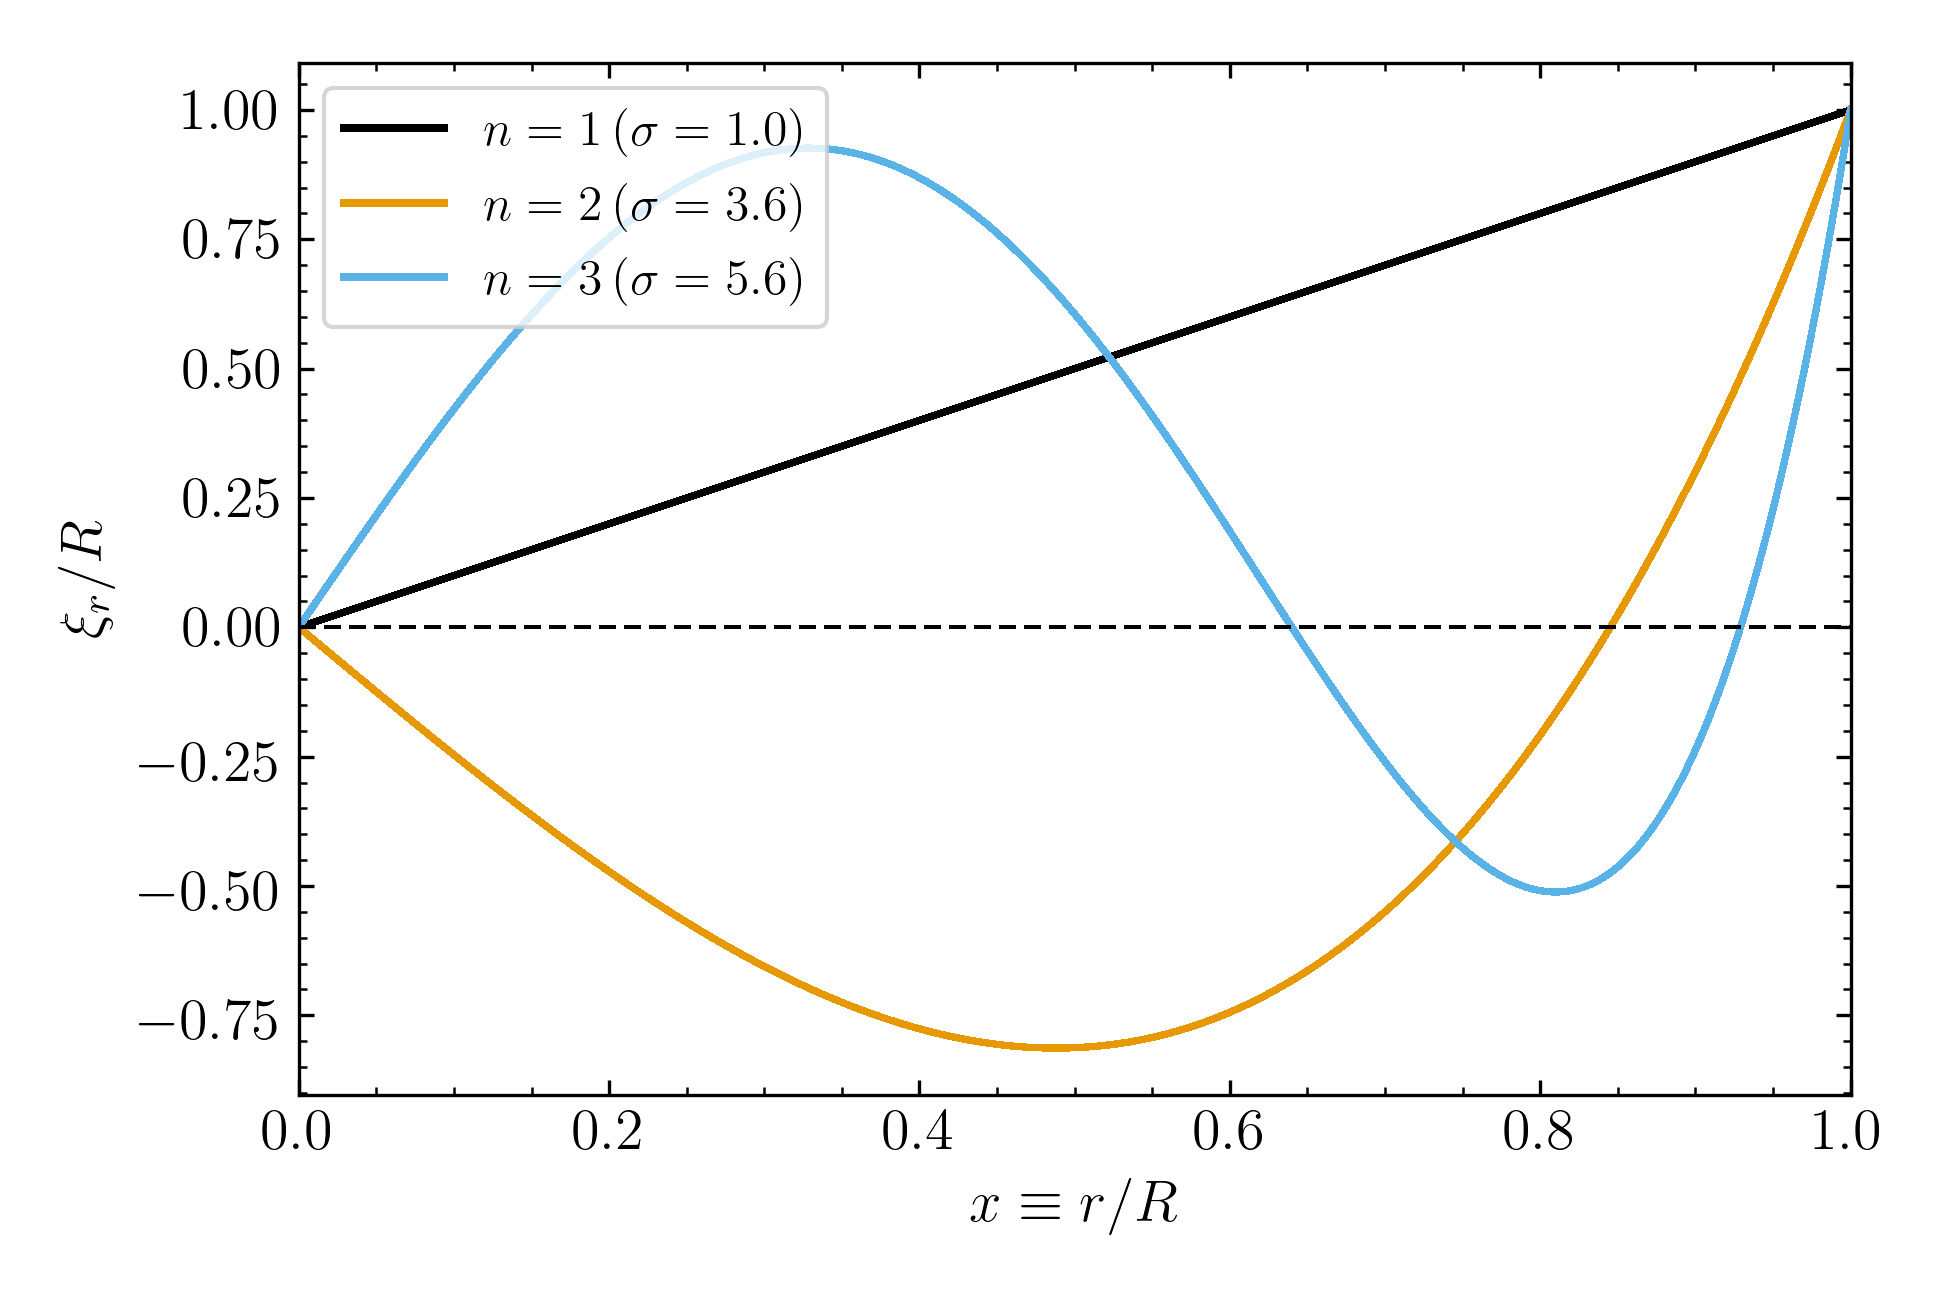

This figure's Python source:
#!/usr/bin/env python

import numpy as np
import matplotlib.pyplot as plt
import matplotlib.ticker as plticker
import scipy.interpolate as ip

from gyre import *
from colors import *

plt.style.use('web.mplstyle')

# Read data

d1, r1 = read_output('det.l0.n+1.h5')
d2, r2 = read_output('det.l0.n+2.h5')
d3, r3 = read_output('det.l0.n+3.h5')

# Plot

fig, ax = plt.subplots()

ax.plot(r1['x'], r1['xi_r']/r1['xi_r'][-1], label=r'$n=1\, (\sigma = {:3.1f})$'.format(d1['omega'].real), color=BLACK)
ax.plot(r2['x'], r2['xi_r']/r2['xi_r'][-1], label=r'$n=2\, (\sigma = {:3.1f})$'.format(d2['omega'].real), color=ORANGE)
ax.plot(r3['x'], r3['xi_r']/r3['xi_r'][-1], label=r'$n=3\, (\sigma = {:3.1f})$'.format(d3['omega'].real), color=SKY_BLUE)

ax.axhline(dashes=(4,2), color=BLACK, lw=1)

ax.set_xlabel(r'$x \equiv r/R$')
ax.set_ylabel(r'$\xi_{r}/R$')

ax.set_xlim(0,1)

ax.legend(loc=2)

fig.tight_layout()
fig.savefig('fig_efunc.png')
